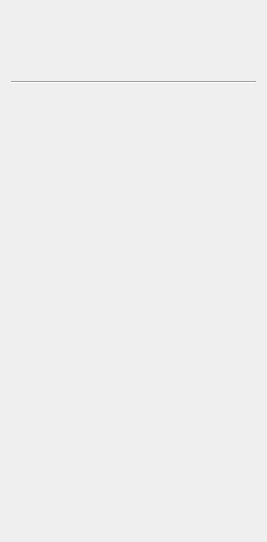
<?xml version="1.0" encoding="UTF-8"?>
<ui version="4.0">
 <class>DocumentWidget</class>
 <widget class="QWidget" name="DocumentWidget">
  <property name="geometry">
   <rect>
    <x>0</x>
    <y>0</y>
    <width>267</width>
    <height>542</height>
   </rect>
  </property>
  <property name="windowTitle">
   <string>Form</string>
  </property>
  <layout class="QVBoxLayout" name="verticalLayout">
   <item>
    <layout class="QHBoxLayout" name="horizontalLayout">
     <item>
      <spacer name="horizontalSpacer">
       <property name="orientation">
        <enum>Qt::Horizontal</enum>
       </property>
       <property name="sizeHint" stdset="0">
        <size>
         <width>40</width>
         <height>20</height>
        </size>
       </property>
      </spacer>
     </item>
     <item>
      <widget class="QLabel" name="icon">
       <property name="enabled">
        <bool>true</bool>
       </property>
       <property name="sizePolicy">
        <sizepolicy hsizetype="Fixed" vsizetype="Fixed">
         <horstretch>0</horstretch>
         <verstretch>0</verstretch>
        </sizepolicy>
       </property>
       <property name="minimumSize">
        <size>
         <width>64</width>
         <height>64</height>
        </size>
       </property>
       <property name="maximumSize">
        <size>
         <width>64</width>
         <height>64</height>
        </size>
       </property>
       <property name="text">
        <string/>
       </property>
      </widget>
     </item>
     <item>
      <spacer name="horizontalSpacer_2">
       <property name="orientation">
        <enum>Qt::Horizontal</enum>
       </property>
       <property name="sizeHint" stdset="0">
        <size>
         <width>40</width>
         <height>20</height>
        </size>
       </property>
      </spacer>
     </item>
    </layout>
   </item>
   <item>
    <widget class="Line" name="line">
     <property name="orientation">
      <enum>Qt::Horizontal</enum>
     </property>
    </widget>
   </item>
   <item>
    <widget class="KFileMetaDataWidget" name="kfmdWidget"/>
   </item>
   <item>
    <spacer name="verticalSpacer">
     <property name="orientation">
      <enum>Qt::Vertical</enum>
     </property>
     <property name="sizeHint" stdset="0">
      <size>
       <width>20</width>
       <height>40</height>
      </size>
     </property>
    </spacer>
   </item>
  </layout>
 </widget>
 <customwidgets>
  <customwidget>
   <class>KFileMetaDataWidget</class>
   <extends>QWidget</extends>
   <header>kfilemetadatawidget.h</header>
  </customwidget>
 </customwidgets>
 <resources/>
 <connections/>
 <slots>
  <slot>setPublication()</slot>
  <slot>removePublication()</slot>
 </slots>
</ui>
